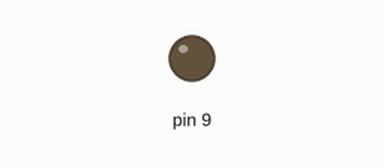
Simulated run of this sketch. Board: Arduino Uno, built with avr-gcc and run on an emulated ATmega328P. Parts: output pins drawn as LEDs (lit = HIGH).

Above: at 0.6 s.
At 14.0 s:
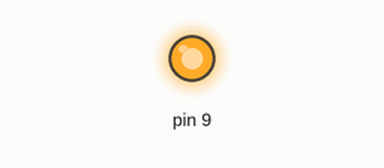
Timing chart, 0 to 20.3 s (numbered marks = the images above):
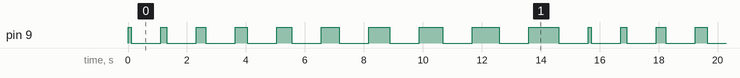

Measured:
- by itself, pin 9: repeats every 15.6 s: LOW 1.0 s, HIGH 0.21 s, LOW 1.0 s, HIGH 0.31 s, LOW 1.0 s, HIGH 0.41 s, LOW 1.0 s, HIGH 0.51 s, LOW 1.0 s, HIGH 0.61 s, LOW 1.0 s, HIGH 0.71 s, LOW 1.0 s, HIGH 0.81 s, LOW 1.0 s, HIGH 0.91 s, LOW 1.0 s, HIGH 1.0 s, LOW 1.0 s, HIGH 0.11 s
- by itself, everything shown: repeats every 15.6 s, in 20 steps

The sketch:

Arduino1Emetteur.ino
```cpp
int i = 0;

int duree_emission = 0;

int message = 0;

void setup()
{
  pinMode(9, OUTPUT);
}

void loop()
{
  for (message = 1; message <= 10; message += 1) {
    // commentaire utile d'une seule ligne ici
    duree_emission = (100 * message + 10);
    // Production d'une impulsion
    digitalWrite(9, HIGH);
    delay(duree_emission); // Wait for duree_emission millisecond(s)
    digitalWrite(9, LOW);
    // Délai avant message suivant
    delay(1000); // Wait for 1000 millisecond(s)
  }
}
```
